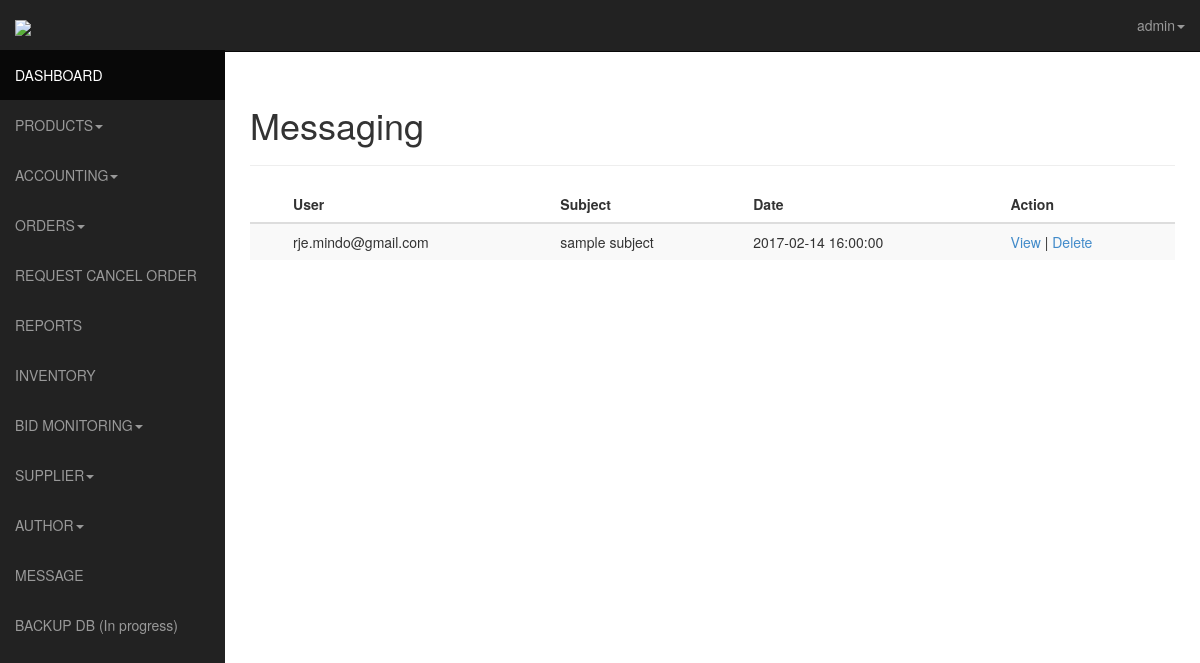
Screenshot of /admin/messaging.php (signed in) with the database file from the repository.
### tables this page shows
CREATE TABLE IF NOT EXISTS `inbox` (
  `id` int(11) NOT NULL AUTO_INCREMENT,
  `name` varchar(255) NOT NULL,
  `subject` varchar(255) NOT NULL,
  `email` varchar(255) NOT NULL,
  `message` text NOT NULL,
  `date` timestamp NOT NULL DEFAULT CURRENT_TIMESTAMP,
  PRIMARY KEY (`id`)
);

### admin/messaging.php (the view, shortened to what this page needs)
<?php
		$username="";
			if (loggedin())
			{
				$query = mysql_query("SELECT * FROM admin WHERE username ='$_SESSION[manager]' ");
					while ($row = mysql_fetch_assoc($query))
					{
						$username = $row ['username'];
					}
				}
			else
			{
			}
			?>
<!DOCTYPE html>
<html lang="en">
  <head>
    <link href="css/bootstrap.css" rel="stylesheet">
    <link href="css/sb-admin.css" rel="stylesheet">-->
    <link rel="stylesheet" href="css/morris-0.4.3.min.css">
  </head>
  <body>
    <div id="wrapper">
      <nav class="navbar navbar-inverse  navbar-fixed-top" role="navigation">
      <?php include 'template/sidebar.php'?>
		<?php include 'template/top.php'?>
      </nav>
      <div id="page-wrapper">
        <div class="row">
          <div class="col-lg-12">
            <h1>Messaging <small></small></h1>
           <hr>
          </div>
        </div>
       <div class="row">
       		<div class="col-lg-12">
          <div class="table-responsive">
<?php
if(isset($_GET['getmessage'])){
	$mid=$_GET['getmessage'];
		$queryprod=mysql_query("SELECT * FROM  inbox WHERE id='$mid' LIMIT 1");
		echo '<a href="messaging.php">Back</a>';
		while($row=mysql_fetch_array($queryprod))
		{
				$id = $row["id"];
			  	$email  = $row["email"];
				$subject  = $row["subject"];
			    $message  = $row["message"];
			    $date=$row['date'];
		}
	echo '<div class="page-header p"><strong>'.$email.'</strong> | Date : '. $date.'</div>
	<h4>'.$subject.'</h4>
<p class="p">'.$message.'</p>
<a data-toggle="modal" class="btn btn-primary" href="#reply">Reply</a>
<div class="modal fade" id="reply" tabindex="-1" role="dialog" aria-labelledby="myModalLabel" aria-hidden="true">
  <div class="modal-dialog">
    <div class="modal-content">
      <div class="modal-header">
        <button type="button" class="close" data-dismiss="modal" aria-hidden="true">&times;</button>
        <h4 class="modal-title" id="myModalLabel">Reply to '.$email .' </h4>
      </div>
      <div class="modal-body">
	  <div id="messaging"></div>
		            <form action="javascript:ajax_contact();" method="post">
             <fieldset>
    <div class="form-group col-lg-12">
      <label for="exampleInputEmail">Email address</label>
      <input type="email" class="form-control" name="memail" readonly="readonly" id="memail" value="'.$email.'" placeholder="Enter email">
    </div>
	<div class="form-group col-lg-12">
      <label for="exampleInputEmail">Subject</label>
      <input type="text" class="form-control" name="subject" id="subject" value="Re: '.$subject.'" placeholder="Subject">
    </div>
    <div class="form-group col-lg-12">
      <label for="exampleInputPassword">Your message</label>
     <textarea class="form-control" name="message" rows="6" id="message" placeholder="message"></textarea>
    </div>
  </fieldset>
  <div class="modal-footer">
         <input type="submit" name="myBtn" class="btn btn-primary btn-lg pull-left"  value="Send Message">
        </div>
        </form>
        </div>
<div class="modal-footer">
        <button type="button" class="btn btn-default" data-dismiss="modal">Close</button>
      </div>
    </div>
  </div>
</div>
';
	}
else{
	echo '<table class="table table-striped">
<thead>
<tr>
<th align="center">&nbsp;</th>
<th align="center">User</th>
<th align="center">Subject</th>
<th align="center">Date</th>
<th align="center">Action</th>
</tr>
</thead>
<tbody>
';
		$sql = mysql_query("SELECT * FROM inbox ORDER BY id DESC");
$productCount2 = mysql_num_rows($sql);
if ($productCount2 > 0)
{
	while($row = mysql_fetch_array($sql))
	{
            	$id = $row["id"];
			  	$email  = $row["email"];
			    $date=$row['date'];
				$subject=$row['subject'];
					 $display='<tr>
					 <td class="p"><span class="icon-folder-open"></span></td>
<td  class="p">'.$email.'</td>
<td  class="p">'.$subject.'</td>
<td  class="p">'.$date.'</td>
<td  class="p"><a href="messaging.php?getmessage='.$id.'"><span class="icon-eye-open"></span>View</a> | <a href="messaging.php?delete='.$id.'"><span class="icon-trash"></span>Delete</strong></a>   </td>
</tr>';
			 echo $display;
	}
}
echo '</tbody>
</table>';
	}
?></div>
          </div>
        </div>
      </div>
    </div>
  </body>
</html>

### admin/template/top.php (shortened to what this page needs)
<ul class="nav navbar-nav navbar-right navbar-user">
           <li class="dropdown user-dropdown">
             <a href="#" class="dropdown-toggle" data-toggle="dropdown"><i class="fa fa-user"></i><?php echo $username?><b class="caret"></b></a>
           </li>
         </ul>
       </div>

### admin/css/sb-admin.css (style rules this page uses)
body { margin-top: 50px; }
#wrapper { padding-left: 0; }
#page-wrapper { width: 100%; padding: 5px 15px; }
@media (min-width:768px) { #wrapper { padding-left: 225px; } }
@media (min-width:768px) { #page-wrapper { padding: 15px 25px; } }

### rows the page displays
inbox: email "rje.mindo@gmail.com", subject "sample subject", date "2017-02-14 16:00:00"

### other values shown
$username "admin"
